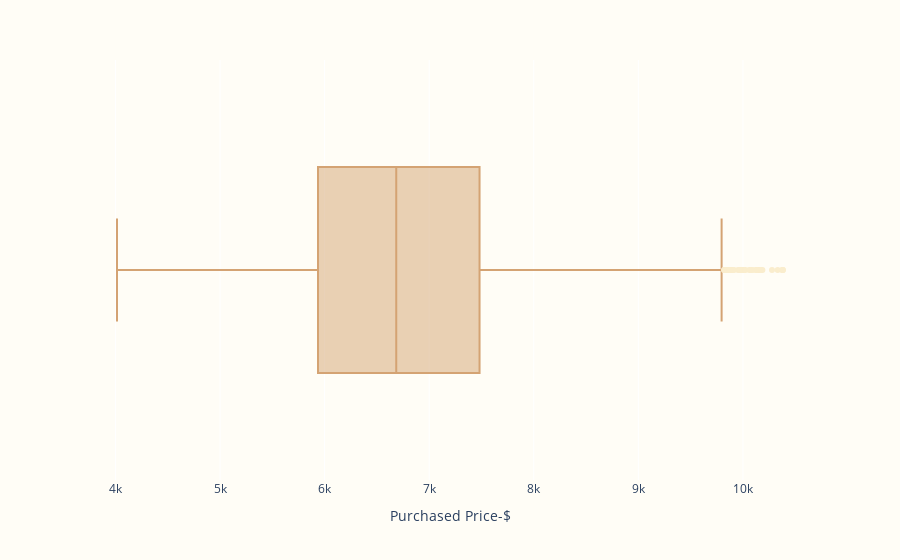

The notebook cell saved with this chart:
### Code cell
fig = px.box(df, x="Purchased Price-$")
fig.update_traces(marker_color="#faedcd", line_color="#d4a373")
fig.update_layout(
    plot_bgcolor="#fffdf6",
    paper_bgcolor="#fffdf6"
)

fig.show()

### Figure 1 — Plotly figure (JSON) as saved in the notebook; plotly's stock layout.template omitted (floating-point values rounded to 4 significant figures; data arrays with more than 128 entries replaced by an {"elided": "..."} marker saying what was removed)
{"data": [{"alignmentgroup": "True", "hovertemplate": "Purchased Price-$=%{x}<extra></extra>", "legendgroup": "", "line": {"color": "#d4a373"}, "marker": {"color": "#faedcd"}, "name": "", "notched": false, "offsetgroup": "", "orientation": "h", "showlegend": false, "type": "box", "x": {"elided": "10000 int values"}, "x0": " ", "xaxis": "x", "y0": " ", "yaxis": "y"}], "layout": {"boxmode": "group", "legend": {"tracegroupgap": 0}, "margin": {"t": 60}, "paper_bgcolor": "#fffdf6", "plot_bgcolor": "#fffdf6", "xaxis": {"anchor": "y", "domain": [0, 1], "title": {"text": "Purchased Price-$"}}, "yaxis": {"anchor": "x", "domain": [0, 1]}}}
